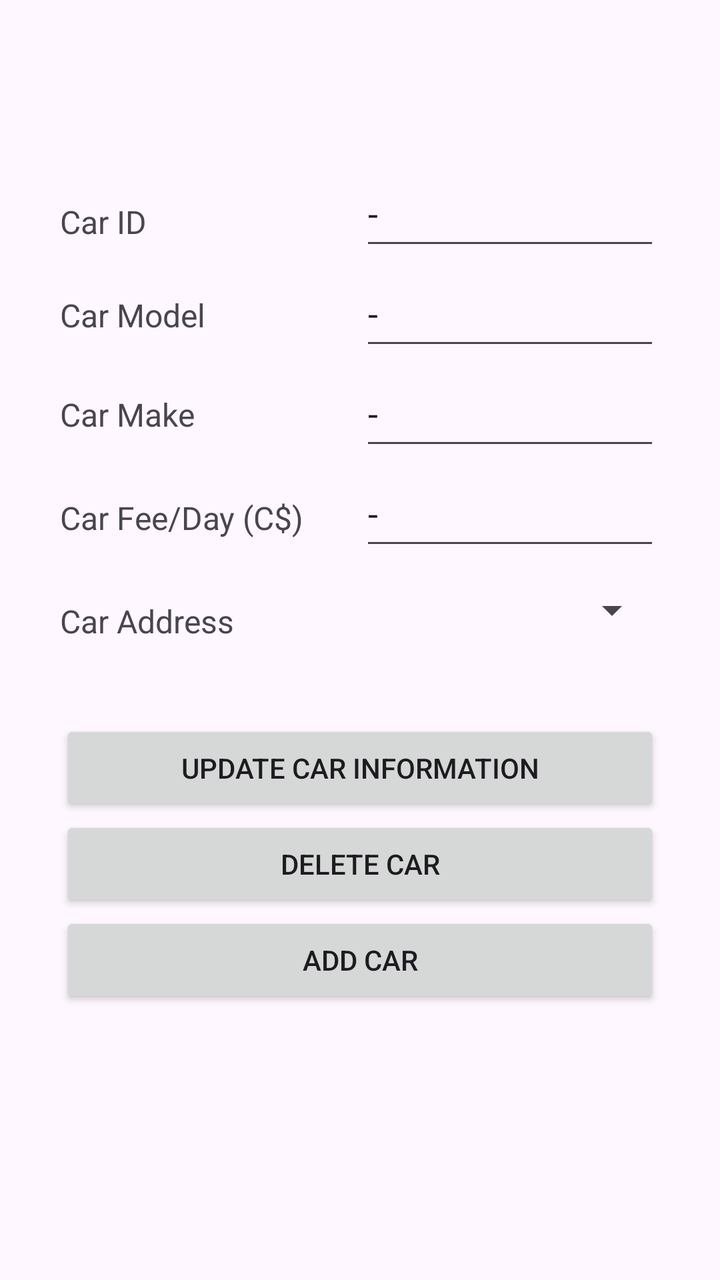
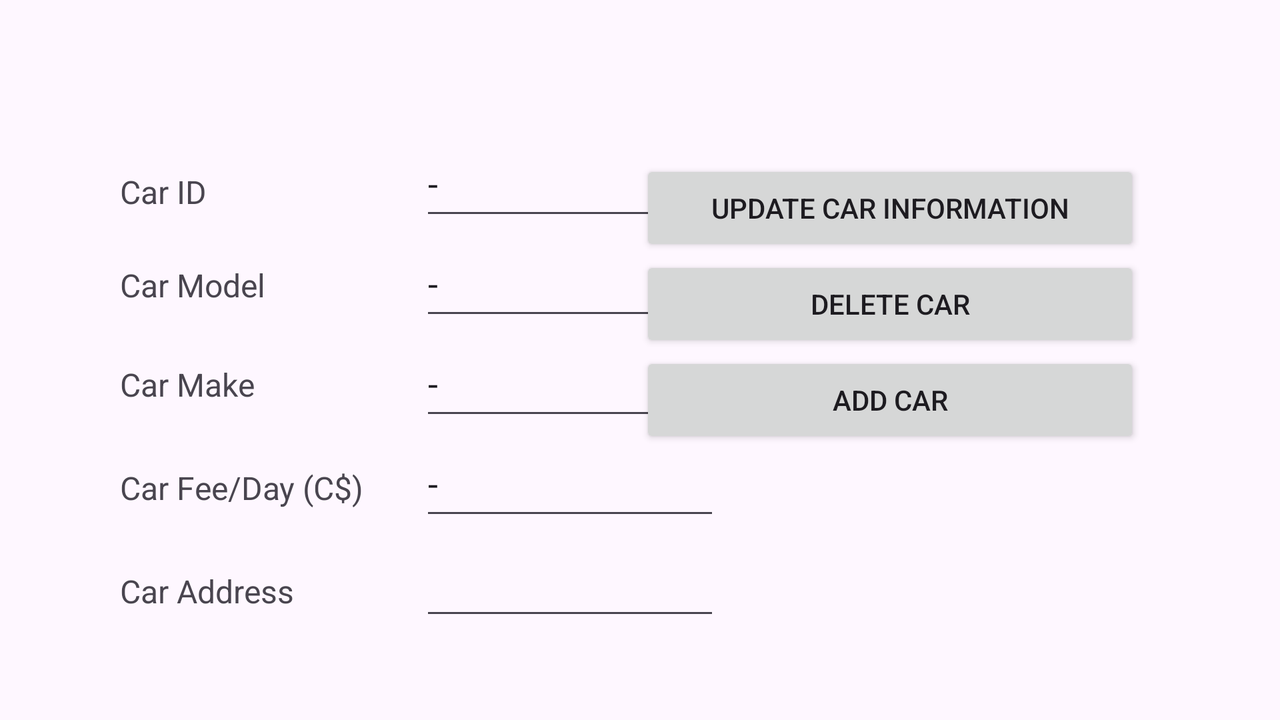

First picture: res/layout/ on a phone held upright. Second picture: the repository's own variant of that layout, on a device whose configuration matches the variant's folder. Source for both follows.
<!-- AndroidManifest.xml: application theme Theme.CarRentalProject -->
<!-- res/layout/fragment_car.xml -->
<?xml version="1.0" encoding="utf-8"?>
<FrameLayout xmlns:android="http://schemas.android.com/apk/res/android"
    android:layout_width="match_parent"
    android:layout_height="match_parent"
    xmlns:tools="http://schemas.android.com/tools"
    xmlns:app="http://schemas.android.com/apk/res-auto"
    tools:context="CarFragment">

    
    <LinearLayout
        android:layout_width="300dp"
        android:layout_height="600dp"
        android:layout_gravity="center_horizontal"
        android:layout_marginTop="80dp"
        android:orientation="vertical">

        <LinearLayout
            android:id="@+id/linearLayout_horizontal_car"
            android:layout_width="match_parent"
            android:layout_height="280dp"
            android:orientation="horizontal">

            <LinearLayout
                android:layout_width="150dp"
                android:layout_height="match_parent"
                android:orientation="vertical">

                <TextView
                    android:id="@+id/lblCarId_textView"
                    android:layout_width="match_parent"
                    android:layout_height="wrap_content"
                    android:layout_marginTop="20dp"
                    android:text="@string/lblCarId_textView"
                    android:textSize="16sp" />

                <TextView
                    android:id="@+id/lblCarModel_textView"
                    android:layout_width="match_parent"
                    android:layout_height="wrap_content"
                    android:layout_marginTop="25dp"
                    android:text="@string/lblCarModel_textView"
                    android:textSize="16sp" />

                <TextView
                    android:id="@+id/lblCarMake_textView"
                    android:layout_width="match_parent"
                    android:layout_height="wrap_content"
                    android:layout_marginTop="28dp"
                    android:text="@string/lblCarMake_textView"
                    android:textSize="16sp" />

                <TextView
                    android:id="@+id/lblCarFeePerDay_textView"
                    android:layout_width="match_parent"
                    android:layout_height="wrap_content"
                    android:layout_marginTop="30dp"
                    android:text="@string/lblCarFeePerDay_textView"
                    android:textSize="16sp" />

                <TextView
                    android:id="@+id/lblCarAddress_textView"
                    android:layout_width="match_parent"
                    android:layout_height="wrap_content"
                    android:layout_marginTop="30dp"
                    android:text="@string/lblCarAddress_textView"
                    android:textSize="16sp" />


            </LinearLayout>

            <LinearLayout
                android:layout_width="match_parent"
                android:layout_height="match_parent"
                android:orientation="vertical">

                <EditText
                    android:id="@+id/carId_editText"
                    android:layout_width="match_parent"
                    android:layout_height="50dp"
                    android:ems="10"
                    android:inputType="text"
                    android:text="@string/carId_editText" />

                <EditText
                    android:id="@+id/carModel_editText"
                    android:layout_width="match_parent"
                    android:layout_height="50dp"
                    android:ems="10"
                    android:inputType="text"
                    android:text="@string/carModel_editText" />

                <EditText
                    android:id="@+id/carMake_editText"
                    android:layout_width="match_parent"
                    android:layout_height="50dp"
                    android:ems="10"
                    android:inputType="text"
                    android:text="@string/carMake_editText" />

                <EditText
                    android:id="@+id/carFeePerDay_editText"
                    android:layout_width="match_parent"
                    android:layout_height="50dp"
                    android:ems="10"
                    android:inputType="text"
                    android:text="@string/carFeePerDay_editText" />

                <Spinner
                    android:id="@+id/carAddress_spinner"
                    android:layout_width="match_parent"
                    android:layout_height="50dp"
                    android:ems="10"
                    android:inputType="text"
                    android:text="@string/carAddress_spinner" />

                

            </LinearLayout>
        </LinearLayout>

        <Button
            android:id="@+id/updateCar_button"
            android:layout_width="match_parent"
            android:layout_height="wrap_content"
            android:text="@string/updateCar_button"
            app:layout_constraintEnd_toEndOf="@+id/linearLayout_horizontal_car"
            app:layout_constraintStart_toStartOf="@+id/linearLayout_horizontal_car"
            app:layout_constraintTop_toBottomOf="@+id/linearLayout_horizontal_car" />

        <Button
            android:id="@+id/deleteCar_button"
            android:layout_width="match_parent"
            android:layout_height="wrap_content"
            android:text="@string/deleteCar_button"
            app:layout_constraintEnd_toEndOf="@+id/updateCar_button"
            app:layout_constraintStart_toStartOf="@+id/updateCar_button"
            app:layout_constraintTop_toBottomOf="@+id/updateCar_button" />

        <Button
            android:id="@+id/addCar_button"
            android:layout_width="match_parent"
            android:layout_height="wrap_content"
            android:text="@string/addCar_button"
            app:layout_constraintEnd_toEndOf="@+id/deleteCar_button"
            app:layout_constraintStart_toStartOf="@+id/deleteCar_button"
            app:layout_constraintTop_toBottomOf="@+id/deleteCar_button" />

        <ScrollView
            android:id="@+id/carList_scrollView"
            android:layout_width="match_parent"
            android:layout_height="192dp"
            android:layout_marginTop="10dp"
            app:layout_constraintEnd_toEndOf="@+id/deleteCar_button"
            app:layout_constraintStart_toStartOf="@+id/deleteCar_button"
            app:layout_constraintTop_toBottomOf="@+id/deleteCar_button">

            <TextView
                android:id="@+id/carData_textView"
                android:layout_width="match_parent"
                android:layout_height="wrap_content"
                android:text="@string/carData_textView" />
        </ScrollView>
    </LinearLayout>


</FrameLayout>
<!-- resources referenced by this layout -->
<resources>
  <string name="addCar_button">Add Car</string>
  <string name="carAddress_spinner" />
  <string name="carData_textView" />
  <string name="carFeePerDay_editText">-</string>
  <string name="carId_editText">-</string>
  <string name="carMake_editText">-</string>
  <string name="carModel_editText">-</string>
  <string name="deleteCar_button">Delete Car</string>
  <string name="lblCarAddress_textView">Car Address</string>
  <string name="lblCarFeePerDay_textView">Car Fee/Day (C$)</string>
  <string name="lblCarId_textView">Car ID</string>
  <string name="lblCarMake_textView">Car Make</string>
  <string name="lblCarModel_textView">Car Model</string>
  <string name="updateCar_button">Update Car Information</string>
  <style name="Theme.CarRentalProject" parent="Base.Theme.CarRentalProject" />
  <style name="Base.Theme.CarRentalProject" parent="Theme.Material3.DayNight.NoActionBar">
          
          
      </style>
</resources>
<!-- res/layout-land/fragment_car.xml (the author's variant of the layout above) -->
<!-- drawn on the phone turned sideways -->
<?xml version="1.0" encoding="utf-8"?>
<FrameLayout xmlns:android="http://schemas.android.com/apk/res/android"
    android:layout_width="match_parent"
    android:layout_height="match_parent"
    xmlns:tools="http://schemas.android.com/tools"
    xmlns:app="http://schemas.android.com/apk/res-auto"
    tools:context="CarFragment">

    
    <LinearLayout
        android:layout_width="300dp"
        android:layout_height="350dp"
        android:layout_gravity="left|center_horizontal"
        android:layout_marginTop="65dp"
        android:layout_marginStart="60dp"
        android:orientation="vertical">

        <LinearLayout
            android:id="@+id/linearLayout_horizontal_car"
            android:layout_width="match_parent"
            android:layout_height="350dp"
            android:orientation="horizontal">

            <LinearLayout
                android:layout_width="150dp"
                android:layout_height="match_parent"
                android:orientation="vertical">

                <TextView
                    android:id="@+id/lblCarId_textView"
                    android:layout_width="match_parent"
                    android:layout_height="wrap_content"
                    android:layout_marginTop="20dp"
                    android:text="@string/lblCarId_textView"
                    android:textSize="16sp" />

                <TextView
                    android:id="@+id/lblCarModel_textView"
                    android:layout_width="match_parent"
                    android:layout_height="wrap_content"
                    android:layout_marginTop="25dp"
                    android:text="@string/lblCarModel_textView"
                    android:textSize="16sp" />

                <TextView
                    android:id="@+id/lblCarMake_textView"
                    android:layout_width="match_parent"
                    android:layout_height="wrap_content"
                    android:layout_marginTop="28dp"
                    android:text="@string/lblCarMake_textView"
                    android:textSize="16sp" />

                <TextView
                    android:id="@+id/lblCarFeePerDay_textView"
                    android:layout_width="match_parent"
                    android:layout_height="wrap_content"
                    android:layout_marginTop="30dp"
                    android:text="@string/lblCarFeePerDay_textView"
                    android:textSize="16sp" />

                <TextView
                    android:id="@+id/lblCarAddress_textView"
                    android:layout_width="match_parent"
                    android:layout_height="wrap_content"
                    android:layout_marginTop="30dp"
                    android:text="@string/lblCarAddress_textView"
                    android:textSize="16sp" />

            </LinearLayout>

            <LinearLayout
                android:layout_width="match_parent"
                android:layout_height="match_parent"
                android:orientation="vertical">

                <EditText
                    android:id="@+id/carId_editText"
                    android:layout_width="match_parent"
                    android:layout_height="50dp"
                    android:ems="10"
                    android:inputType="text"
                    android:text="@string/carId_editText" />

                <EditText
                    android:id="@+id/carModel_editText"
                    android:layout_width="match_parent"
                    android:layout_height="50dp"
                    android:ems="10"
                    android:inputType="text"
                    android:text="@string/carModel_editText" />

                <EditText
                    android:id="@+id/carMake_editText"
                    android:layout_width="match_parent"
                    android:layout_height="50dp"
                    android:ems="10"
                    android:inputType="text"
                    android:text="@string/carMake_editText" />

                <EditText
                    android:id="@+id/carFeePerDay_editText"
                    android:layout_width="match_parent"
                    android:layout_height="50dp"
                    android:ems="10"
                    android:inputType="text"
                    android:text="@string/carFeePerDay_editText" />

                <EditText
                    android:id="@+id/carAddress_spinner"
                    android:layout_width="match_parent"
                    android:layout_height="50dp"
                    android:ems="10"
                    android:inputType="text"
                    android:text="@string/carAddress_spinner" />

            </LinearLayout>
        </LinearLayout>
    </LinearLayout>

    <LinearLayout
        android:layout_width="250dp"
        android:layout_height="wrap_content"
        android:layout_gravity="right|center_horizontal"
        android:layout_marginStart="10dp"
        android:layout_marginTop="80dp"
        android:layout_marginEnd="70dp"
        android:orientation="vertical">

        <Button
            android:id="@+id/updateCar_button"
            android:layout_width="match_parent"
            android:layout_height="match_parent"
            android:text="@string/updateCar_button"
            app:layout_constraintEnd_toEndOf="@+id/linearLayout_horizontal_car"
            app:layout_constraintStart_toStartOf="@+id/linearLayout_horizontal_car"
            app:layout_constraintTop_toBottomOf="@+id/linearLayout_horizontal_car" />

        <Button
            android:id="@+id/deleteCar_button"
            android:layout_width="match_parent"
            android:layout_height="match_parent"
            android:text="@string/deleteCar_button"
            app:layout_constraintEnd_toEndOf="@+id/updateCar_button"
            app:layout_constraintStart_toStartOf="@+id/updateCar_button"
            app:layout_constraintTop_toBottomOf="@+id/updateCar_button" />

        <Button
            android:id="@+id/addCar_button"
            android:layout_width="match_parent"
            android:layout_height="wrap_content"
            android:text="@string/addCar_button"
            app:layout_constraintEnd_toEndOf="@+id/deleteCar_button"
            app:layout_constraintStart_toStartOf="@+id/deleteCar_button"
            app:layout_constraintTop_toBottomOf="@+id/deleteCar_button" />

        <ScrollView
            android:id="@+id/carList_scrollView"
            android:layout_width="match_parent"
            android:layout_height="100dp"
            android:layout_marginTop="10dp"
            app:layout_constraintEnd_toEndOf="@+id/deleteCar_button"
            app:layout_constraintStart_toStartOf="@+id/deleteCar_button"
            app:layout_constraintTop_toBottomOf="@+id/deleteCar_button">

            <TextView
                android:id="@+id/carData_textView"
                android:layout_width="match_parent"
                android:layout_height="wrap_content"
                android:text="@string/carData_textView" />
        </ScrollView>
    </LinearLayout>
</FrameLayout>
